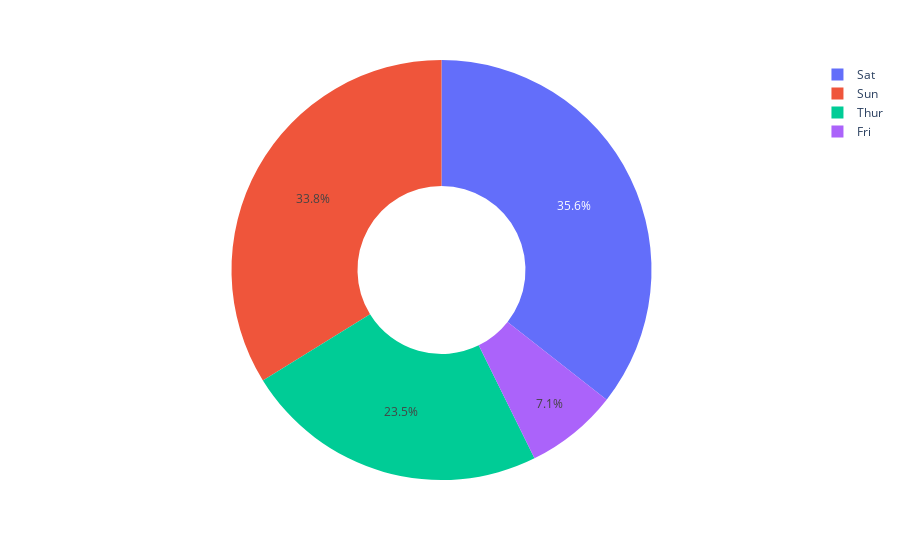

The notebook cell saved with this chart:
### Markdown cell above
2. Crear un pie plot en base a names="day",values='tip'

### Code cell
fig = px.pie(df, names="day",values='tip',hole=0.4)
fig.show()

### Figure 1 — Plotly figure (JSON) as saved in the notebook; plotly's stock layout.template omitted (floating-point values rounded to 4 significant figures; data arrays with more than 128 entries replaced by an {"elided": "..."} marker saying what was removed)
{"data": [{"domain": {"x": [0, 1], "y": [0, 1]}, "hole": 0.4, "hovertemplate": "day=%{label}<br>tip=%{value}<extra></extra>", "labels": {"elided": "244 str values"}, "legendgroup": "", "name": "", "showlegend": true, "type": "pie", "values": {"elided": "244 float values"}}], "layout": {"autosize": true, "legend": {"tracegroupgap": 0}, "margin": {"t": 60}}}
